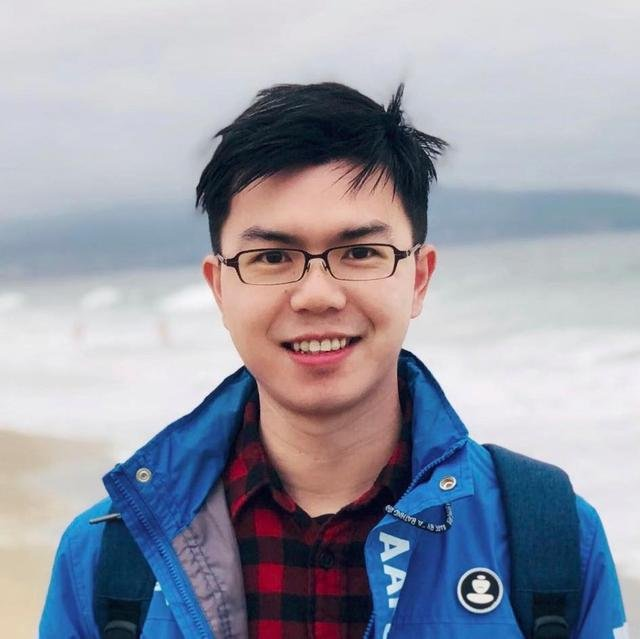
%> input picture hui.jpg, 640 x 639 px
$ octave Chap2_colorHistogram.m   (GNU Octave 9; MATLAB toolbox functions it lacks are replaced by stand-ins)
%> lines starting %> are read from the running program, lines starting %| are printed output that depends on the picture
im = imread('hui.jpg');
%> im is the input picture: size 639x640x3 uint8; mean R, G, B 152.6, 155, 168.2

figure(1);
subplot(221);
imshow(im);
subplot(222);
histogram(im);

imRed = im(:,:,1);
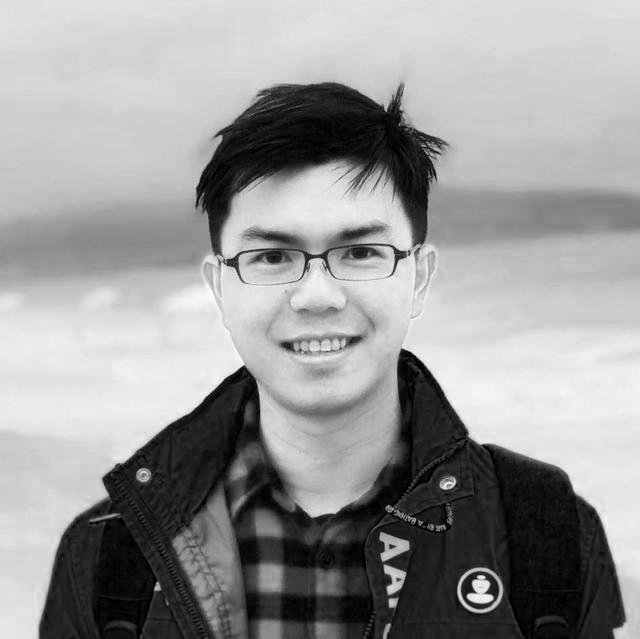
%> imRed: size 639x640 uint8; min 0, max 255, mean 152.6
imGreen = im(:,:,2);
imBlue = im(:,:,3);
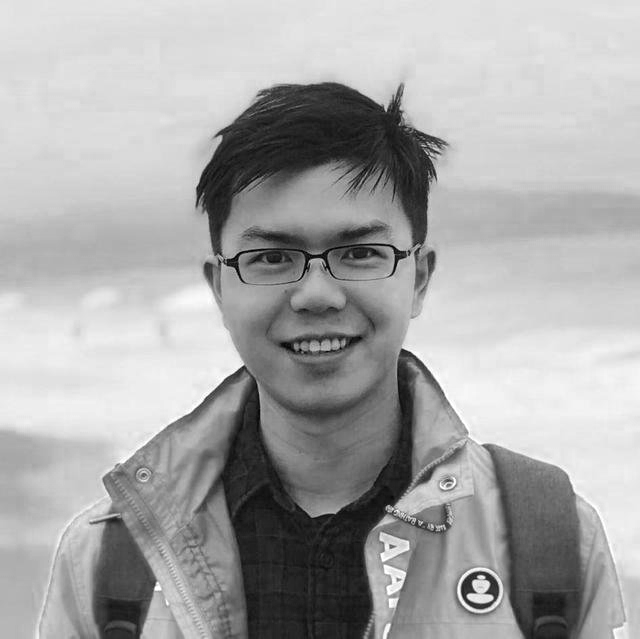
%> imBlue: size 639x640 uint8; min 0, max 255, mean 168.2

histRed = histeq(imRed);
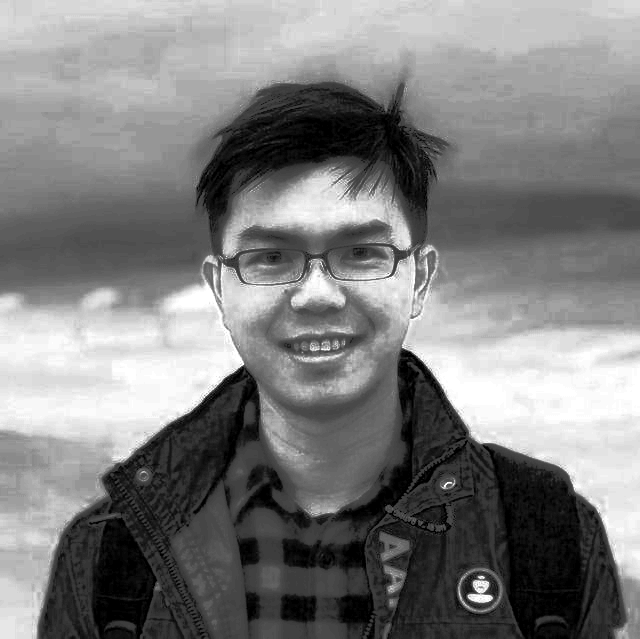
%> histRed: size 639x640 uint8; min 0, max 255, mean 126.7
histGreen = histeq(imGreen);
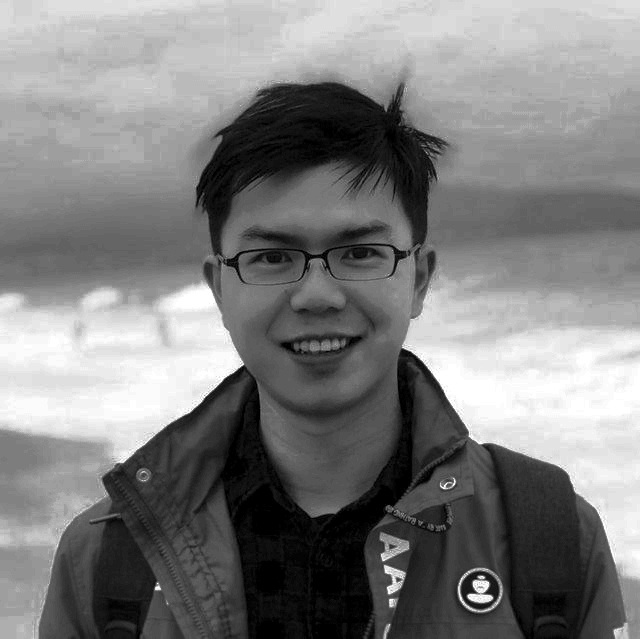
%> histGreen: size 639x640 uint8; min 0, max 255, mean 126.4
histBlue = histeq(imBlue);
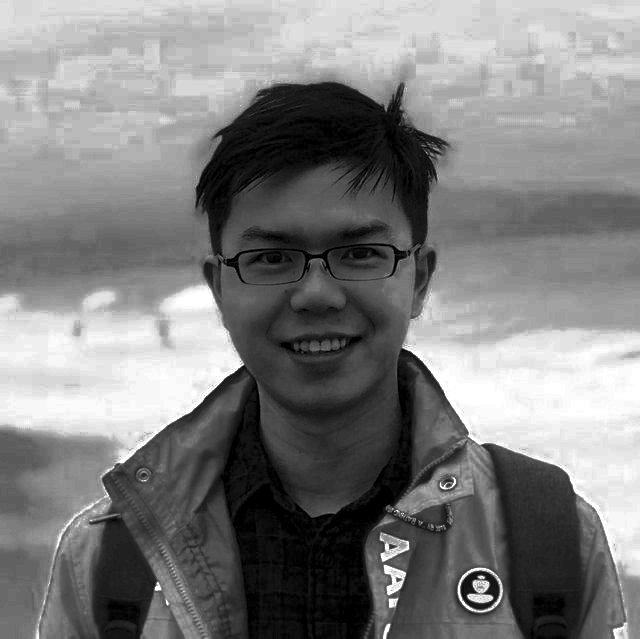
%> histBlue: size 639x640 uint8; min 0, max 255, mean 126.7; mean of the top-left, top-right, bottom-left and bottom-right quarters 140.4, 138.2, 109.5, 118.8

eqImg = cat(3, histRed, histGreen, histBlue);
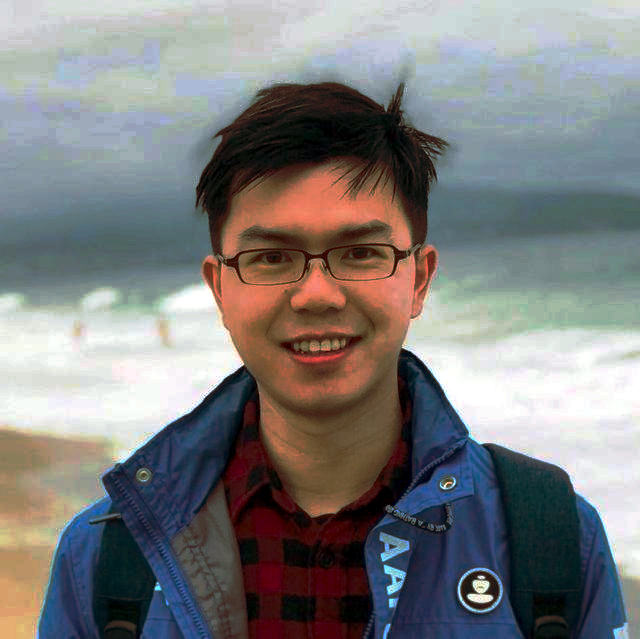
%> eqImg: size 639x640x3 uint8; mean R, G, B 126.7, 126.4, 126.7

subplot(2,2,3),
imshow(eqImg);

subplot(2,2,4),
histogram(eqImg);
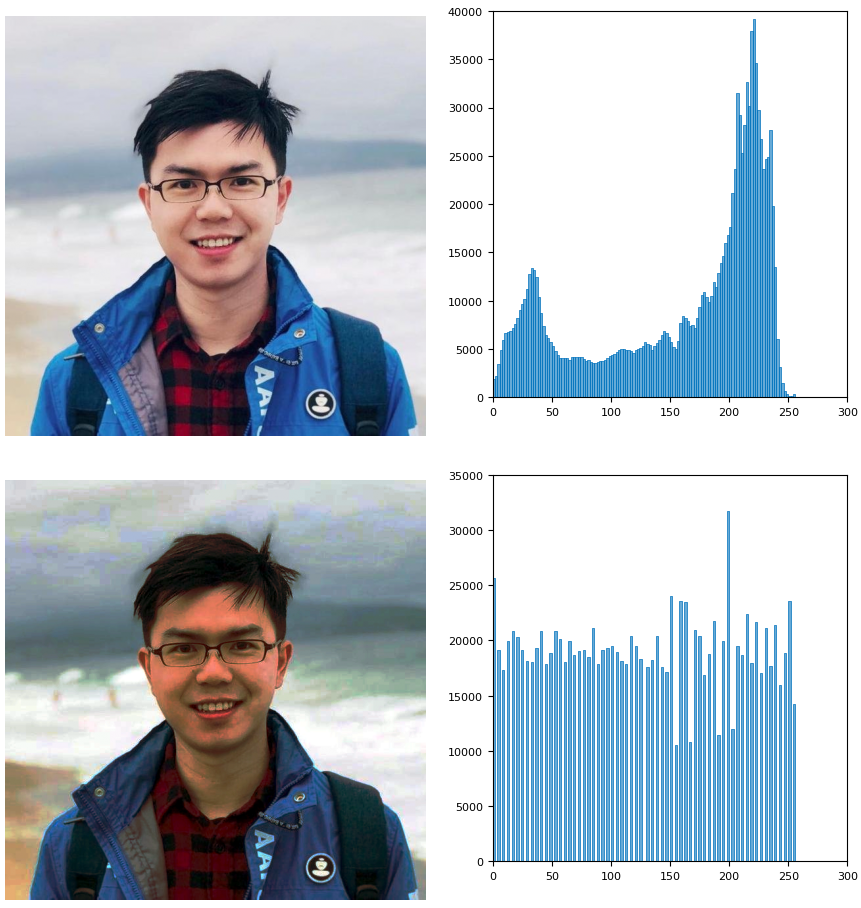
%> figure redrawn from the program's plot data, 4 panels

$ run again, with a2.jpg copied over hui.jpg
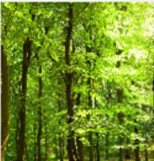
%> input picture a2.jpg, 154 x 161 px
%> im is the input picture: size 161x154x3 uint8; mean R, G, B 112.4, 139, 36.3
%> `eqImg = cat(3, histRed, histGreen, histBlue);`:
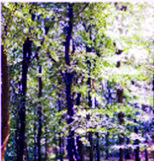
%> eqImg: size 161x154x3 uint8; mean R, G, B 126.2, 126.1, 127.6
%> `histogram(eqImg);`:
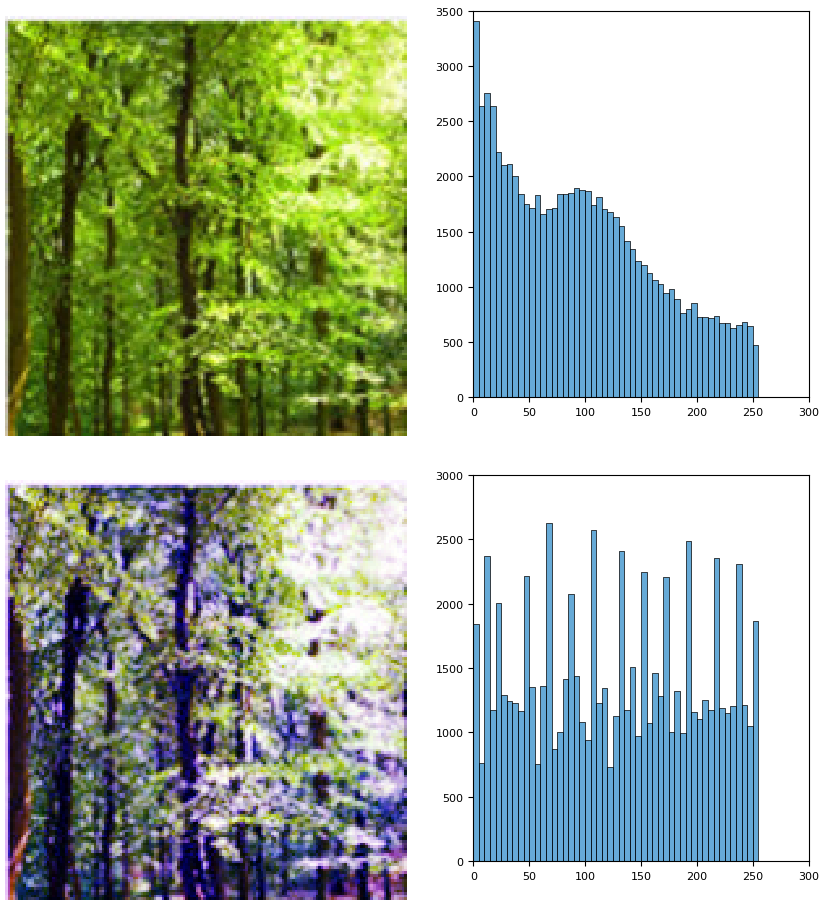
%> figure redrawn from the program's plot data, 4 panels
